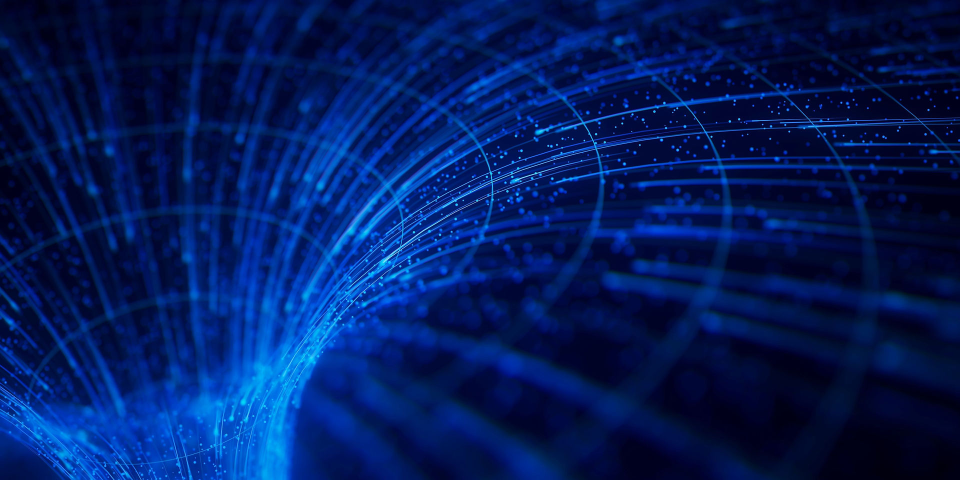
#> input picture mx-site/images/backdrop.jpg, 1920 x 960 px (shown at 1/2 size); its folder holds only this picture in this run
$ python -i kaleidoscope.py   (imports and definitions only)
#> lines starting #> are read from the running program, lines starting #| are printed output that depends on the picture
#> further down, picture is the input picture: PIL image 1920x960 RGB; mean R, G, B 1.5, 27.1, 92.7
# !/usr/bin/env python3
"""
Kaleidoscope Effect - Create mirror/rotation effects.

Apply kaleidoscope effects to frames or objects for psychedelic visuals.
"""

import sys
from pathlib import Path
import math

sys.path.append(str(Path(__file__).parent.parent))

from PIL import Image, ImageOps, ImageDraw
import numpy as np

# [66 lines left out: function apply_kaleidoscope, not called in this run]

def apply_simple_mirror(frame: Image.Image, mode: str = 'quad') -> Image.Image:
    """
    Apply simple mirror effect (faster than full kaleidoscope).

    Args:
        frame: Input frame
        mode: 'horizontal', 'vertical', 'quad' (4-way), 'radial'

    Returns:
        Mirrored frame
    """
#> called with mode = 'quad'
    width, height = frame.size
#> width = 1920; height = 960
    center_x, center_y = width // 2, height // 2
#> center_x = 960; center_y = 480

    if mode == 'horizontal':
        # Mirror left half to right
        left_half = frame.crop((0, 0, center_x, height))
        left_flipped = ImageOps.mirror(left_half)
        result = frame.copy()
        result.paste(left_flipped, (center_x, 0))
        return result

    elif mode == 'vertical':
        # Mirror top half to bottom
        top_half = frame.crop((0, 0, width, center_y))
        top_flipped = ImageOps.flip(top_half)
        result = frame.copy()
        result.paste(top_flipped, (0, center_y))
        return result

    elif mode == 'quad':
        # 4-way mirror (top-left quadrant mirrored to all)
        quad = frame.crop((0, 0, center_x, center_y))
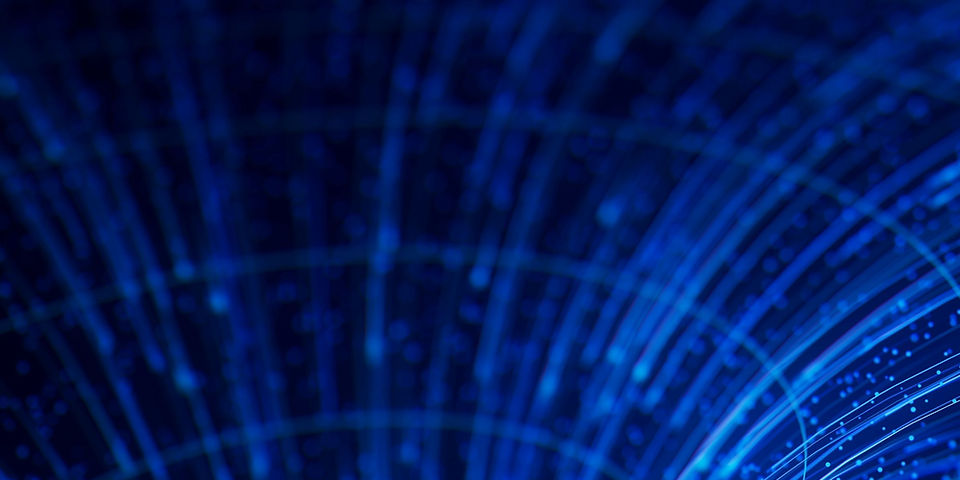
#> quad: PIL image 960x480 RGB; mean R, G, B 1.5, 25.9, 91

        result = Image.new('RGB', (width, height))
#> result: PIL image 1920x960 RGB; every value is 0

        # Top-left (original)
        result.paste(quad, (0, 0))
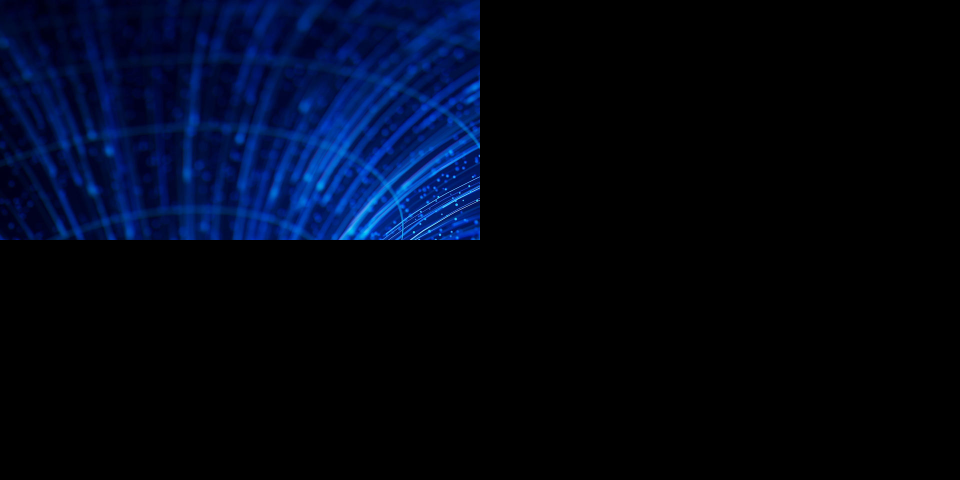
#> result: PIL image 1920x960 RGB (shown at 1/2 size); mean R, G, B 0.4, 6.5, 22.8

        # Top-right (horizontal mirror)
        result.paste(ImageOps.mirror(quad), (center_x, 0))
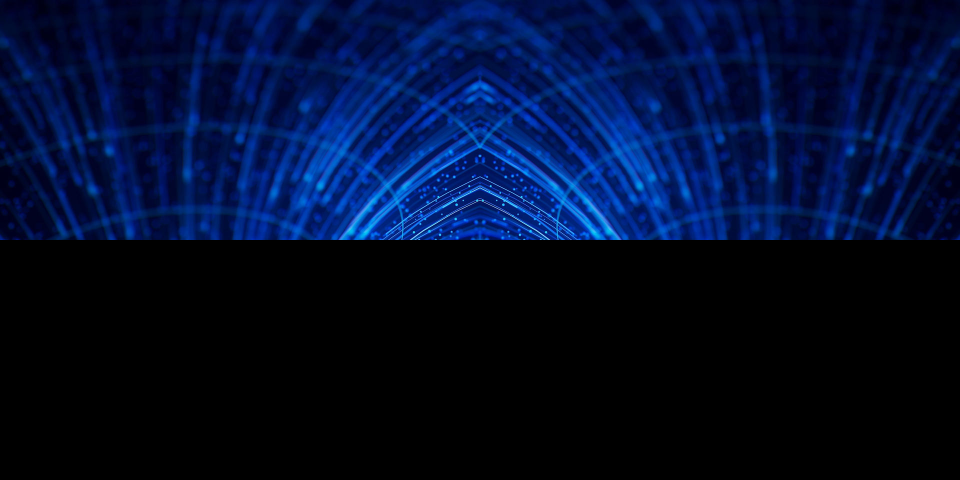
#> result: PIL image 1920x960 RGB (shown at 1/2 size); mean R, G, B 0.8, 12.9, 45.5

        # Bottom-left (vertical mirror)
        result.paste(ImageOps.flip(quad), (0, center_y))
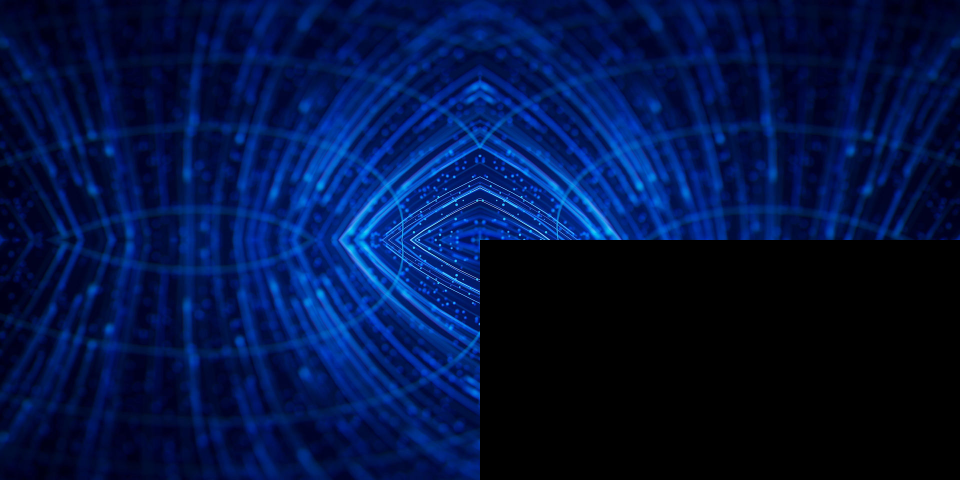
#> result: PIL image 1920x960 RGB (shown at 1/2 size); mean R, G, B 1.1, 19.4, 68.3

        # Bottom-right (both mirrors)
        result.paste(ImageOps.flip(ImageOps.mirror(quad)), (center_x, center_y))
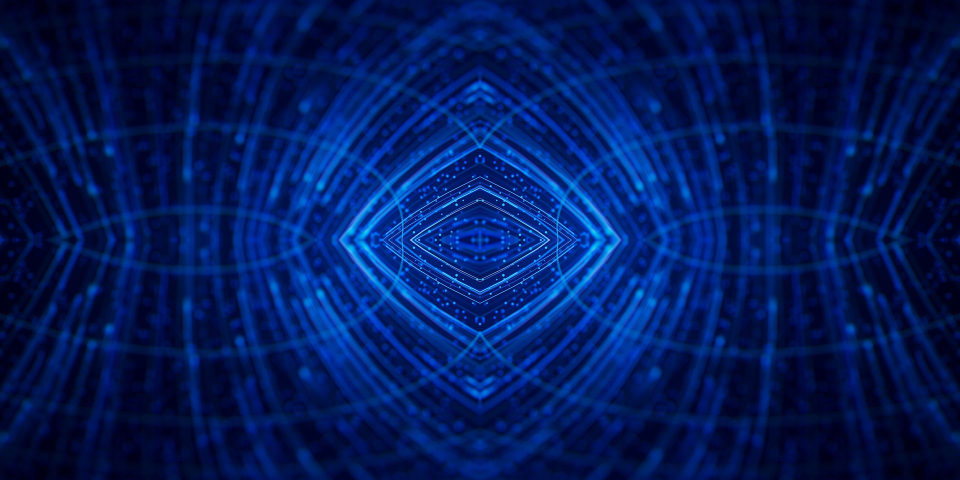
#> result: PIL image 1920x960 RGB (shown at 1/2 size); mean R, G, B 1.5, 25.9, 91

        return result

    else:
        return frame

# [53 lines left out: function create_kaleidoscope_animation, not called in this run]

# Example usage

# [16 lines not run here, left out]

>>> from PIL import Image
>>> picture = Image.open('../../../../mx-site/images/backdrop.jpg')
>>> result = apply_simple_mirror(picture)
